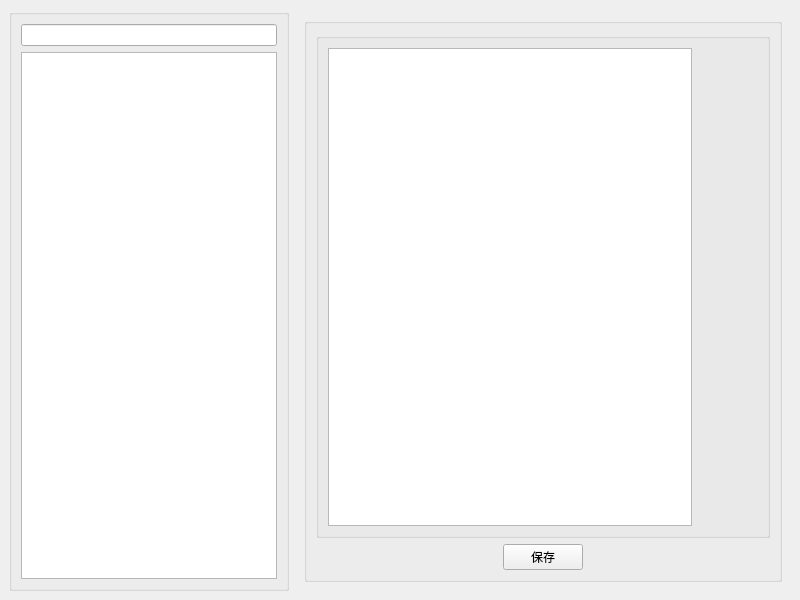
<?xml version="1.0" encoding="UTF-8"?>
<ui version="4.0">
 <class>ManageReagentBatch</class>
 <widget class="QMainWindow" name="ManageReagentBatch">
  <property name="geometry">
   <rect>
    <x>0</x>
    <y>0</y>
    <width>800</width>
    <height>600</height>
   </rect>
  </property>
  <property name="windowTitle">
   <string>MainWindow</string>
  </property>
  <widget class="QWidget" name="centralwidget">
   <layout class="QHBoxLayout" name="horizontalLayout">
    <item>
     <widget class="QGroupBox" name="groupBox_3">
      <property name="sizePolicy">
       <sizepolicy hsizetype="Fixed" vsizetype="Preferred">
        <horstretch>0</horstretch>
        <verstretch>0</verstretch>
       </sizepolicy>
      </property>
      <property name="title">
       <string/>
      </property>
      <layout class="QVBoxLayout" name="verticalLayout">
       <item>
        <widget class="QLineEdit" name="inputKeyword"/>
       </item>
       <item>
        <widget class="QTreeWidget" name="treeWidget">
         <attribute name="headerVisible">
          <bool>false</bool>
         </attribute>
         <column>
          <property name="text">
           <string notr="true">1</string>
          </property>
         </column>
        </widget>
       </item>
      </layout>
     </widget>
    </item>
    <item>
     <widget class="QWidget" name="widget" native="true">
      <layout class="QVBoxLayout" name="verticalLayout_3">
       <item>
        <widget class="QGroupBox" name="groupBox">
         <property name="title">
          <string/>
         </property>
         <layout class="QVBoxLayout" name="verticalLayout_2">
          <item>
           <widget class="QGroupBox" name="groupBox_2">
            <property name="title">
             <string/>
            </property>
            <layout class="QHBoxLayout" name="horizontalLayout_3">
             <item>
              <widget class="QTableWidget" name="table"/>
             </item>
             <item>
              <widget class="QWidget" name="widget_3" native="true">
               <property name="minimumSize">
                <size>
                 <width>60</width>
                 <height>0</height>
                </size>
               </property>
               <widget class="QPushButton" name="btnAdd">
                <property name="geometry">
                 <rect>
                  <x>10</x>
                  <y>150</y>
                  <width>32</width>
                  <height>32</height>
                 </rect>
                </property>
                <property name="text">
                 <string/>
                </property>
                <property name="icon">
                 <iconset resource="../Icon.qrc">
                  <normaloff>:/images/add_big.png</normaloff>:/images/add_big.png</iconset>
                </property>
                <property name="iconSize">
                 <size>
                  <width>32</width>
                  <height>32</height>
                 </size>
                </property>
                <property name="flat">
                 <bool>true</bool>
                </property>
               </widget>
               <widget class="QPushButton" name="btnDelete">
                <property name="geometry">
                 <rect>
                  <x>10</x>
                  <y>190</y>
                  <width>32</width>
                  <height>32</height>
                 </rect>
                </property>
                <property name="text">
                 <string/>
                </property>
                <property name="icon">
                 <iconset resource="../Icon.qrc">
                  <normaloff>:/images/delete_big.png</normaloff>:/images/delete_big.png</iconset>
                </property>
                <property name="iconSize">
                 <size>
                  <width>32</width>
                  <height>32</height>
                 </size>
                </property>
                <property name="flat">
                 <bool>true</bool>
                </property>
               </widget>
              </widget>
             </item>
            </layout>
           </widget>
          </item>
          <item>
           <layout class="QHBoxLayout" name="horizontalLayout_2">
            <item>
             <spacer name="horizontalSpacer">
              <property name="orientation">
               <enum>Qt::Horizontal</enum>
              </property>
              <property name="sizeHint" stdset="0">
               <size>
                <width>40</width>
                <height>20</height>
               </size>
              </property>
             </spacer>
            </item>
            <item>
             <widget class="QPushButton" name="btnSave">
              <property name="text">
               <string>保存</string>
              </property>
             </widget>
            </item>
            <item>
             <spacer name="horizontalSpacer_2">
              <property name="orientation">
               <enum>Qt::Horizontal</enum>
              </property>
              <property name="sizeHint" stdset="0">
               <size>
                <width>40</width>
                <height>20</height>
               </size>
              </property>
             </spacer>
            </item>
           </layout>
          </item>
         </layout>
        </widget>
       </item>
      </layout>
     </widget>
    </item>
   </layout>
  </widget>
 </widget>
 <resources>
  <include location="../Icon.qrc"/>
 </resources>
 <connections/>
</ui>
